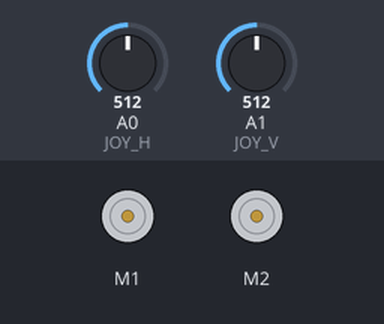
Recording of a sketch running on a simulated Arduino Uno, built for the host (arithmetic inside an expression is 32-bit, double 64-bit). Parts: 2 × DC motor (green arrow = forward, orange = backward, longer = faster). Inputs (shaded band) come from the test bench; at power-on: A0 (JOY_H) = 512, A1 (JOY_V) = 512.

Above: at 3.2 s.
3.3 s: A0 (JOY_H) set to 716
At 4.3 s:
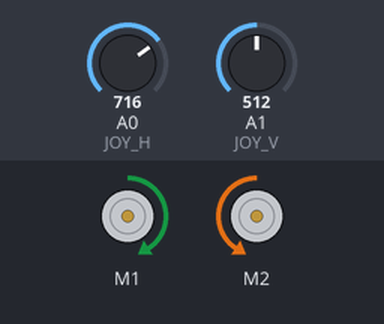
4.8 s: A1 (JOY_V) set to 716
At 5.4 s:
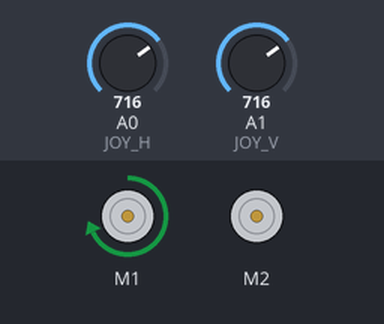
6.3 s: A0 (JOY_H) set to 900
At 6.6 s:
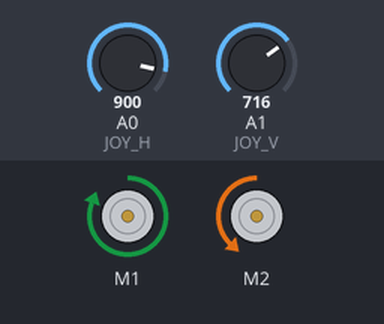
7.8 s: A1 (JOY_V) set to 900
At 8.9 s:
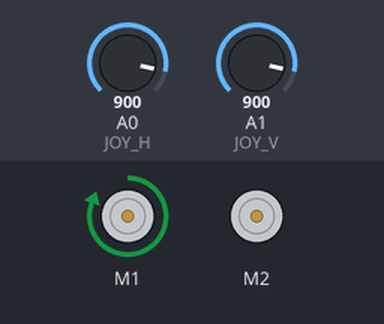
9.3 s: A0 (JOY_H) set to 1023
At 10.1 s:
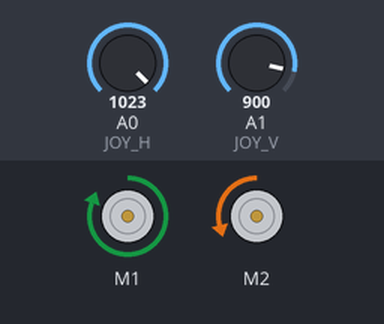
10.8 s: A1 (JOY_V) set to 511
At 11.2 s:
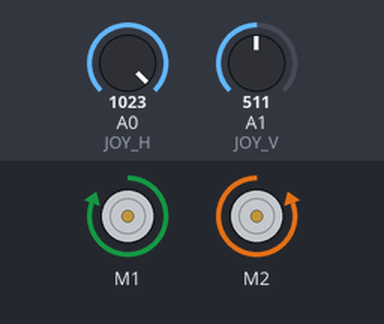
Timing chart, 0 to 13.3 s (numbered marks = the images above; inputs shaded):
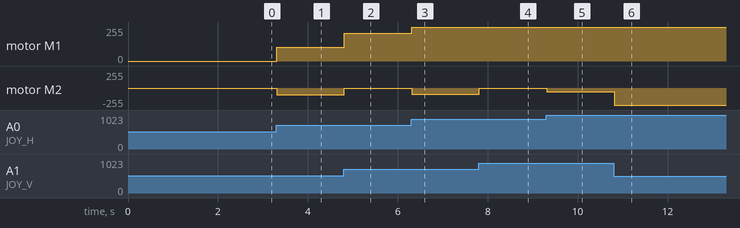

The sketch:

with_controller.ino
```cpp
/*
NOTES: This has been wired up with the following hardware and wiring scheme:
Mini-bot w/ Sabertooth Motor Controller
*/

#include <SoftwareSerial.h>
#include <Sabertooth.h>

#define JOY_V A1
#define JOY_H A0

SoftwareSerial ss(NOT_A_PIN, 18);
Sabertooth st(128, ss);

int get_controller_h_input();
int get_controller_v_input();

void setup() {
	SabertoothTXPinSerial.begin(9600);	// This is the baud rate you chose with the DIP switches
	ss.begin(9600);
	st.autobaud();
	st.drive(0);
	st.turn(0);
	pinMode(JOY_H, INPUT);
	pinMode(JOY_V, INPUT);
}

void loop() {
	int h = get_controller_h_input();
	int v = get_controller_v_input();
	st.turn(h);
	st.drive(v);

}

int get_controller_h_input() {
	int joy_h = (analogRead(JOY_H) / 4) - 127;
	if (joy_h > 127)
		joy_h = 127;
	if (abs(joy_h) < 11)
		joy_h = 0;
	return joy_h;
}

int get_controller_v_input() {
	int joy_v = (analogRead(JOY_V) / 4) - 127;
	if (joy_v > 127)
		joy_v = 127;
	if (abs(joy_v) < 11)
		joy_v = 0;
	return joy_v;
}
```

Measured:
- after the input at 3.3 s, motor M1: stopped → forward 104/255 at once; motor M2: stopped → backward 104/255 at once
- after the input at 4.8 s, motor M1: forward 104/255 → forward 208/255 at once; motor M2: backward 104/255 → stopped at once
- after the input at 6.3 s, motor M1: forward 208/255 → forward 255/255 at once; motor M2: stopped → backward 92/255 at once
- after the input at 7.8 s, motor M2: backward 92/255 → stopped at once
- after the input at 9.3 s, motor M2: stopped → backward 58/255 at once
- after the input at 10.8 s, motor M2: backward 58/255 → backward 255/255 at once
